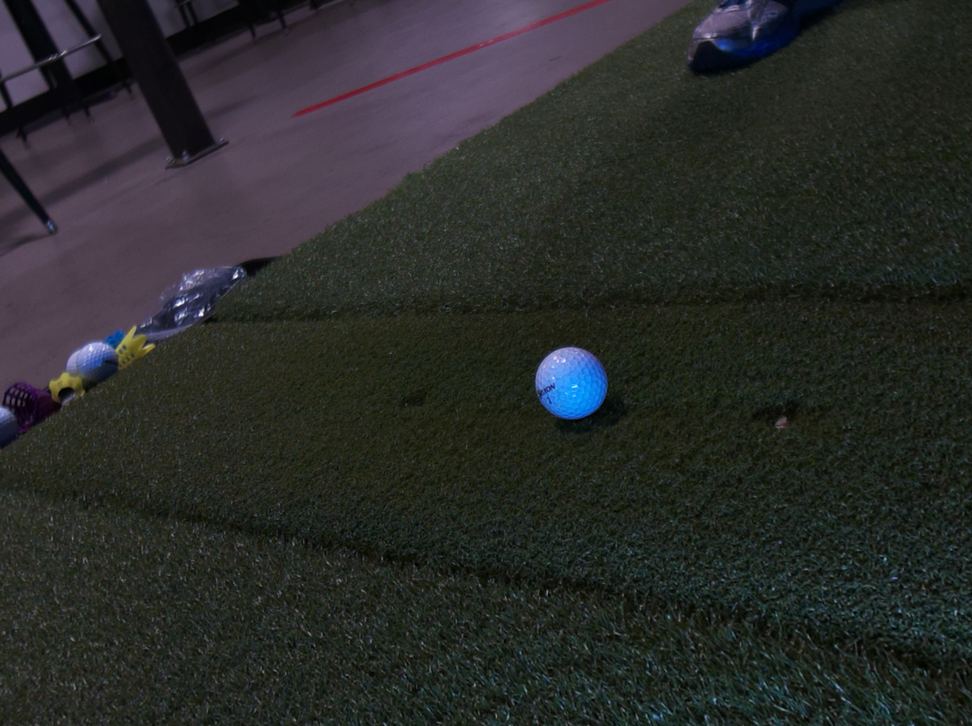
#> input picture Images/gs_log_img__log_ball_final_found_ball_img.png, 972 x 726 px, shrunk from 1456 x 1088 before the run, found by its file name
$ python test_isolate_ball.py
#> lines starting #> are read from the running program, lines starting #| are printed output that depends on the picture
### PiTracCode/Python/IsolateCode.py
import cv2
import numpy as np
import copy
from typing import Tuple
from GolfBall import GolfBall
from MaskAreaOutsideBall import mask_area_outside_ball

def isolate_ball(
    img: np.ndarray,
    ball: GolfBall
) -> Tuple[np.ndarray, GolfBall]:
    """
    Crops out a square region around the detected ball, recenters the ball metadata,
    equalizes (optional), then masks out pixels just outside the ball edge.
    If ball.x, ball.y, or ball.measured_radius_pixels are 0 or None, auto-detects them.

    Args:
        img:   Full grayscale image.
        ball:  GolfBall instance with .x, .y, .measured_radius_pixels.

    Returns:
        ball_crop:   Cropped & masked image of the ball.
        ball_local:  A copy of `ball` whose x,y coords are relative to the crop.
    """
    # Auto-detect if needed
    if not getattr(ball, 'x', None) or not getattr(ball, 'y', None) or not getattr(ball, 'measured_radius_pixels', None):
        print("[isolate_ball] Ball parameters missing, running HoughCircles...")
        circles = cv2.HoughCircles(
            img, cv2.HOUGH_GRADIENT, dp=1.2, minDist=50,
            param1=100, param2=30, minRadius=30, maxRadius=70
        )
        if circles is not None:
            circles = np.round(circles[0, :]).astype("int")
            print(f"[isolate_ball] All detected circles: {circles}")
            x, y, r = circles[0]
            print(f"[isolate_ball] Detected ball at (x={x}, y={y}), radius={r}")
            ball.x = x
            ball.y = y
            ball.measured_radius_pixels = r
        else:
            print("[isolate_ball] No ball detected in image!")
            raise ValueError("No ball detected in image!")
    else:
        print(f"[isolate_ball] Using provided ball: x={ball.x}, y={ball.y}, radius={ball.measured_radius_pixels}")

    # Make a local copy so we don't mutate the caller's ball
    ball_local = copy.deepcopy(ball)

    # 1) Compute a slightly larger radius to include a tiny border
    surround_mult = 1.05
    r1  = int(round(ball_local.measured_radius_pixels * surround_mult))
    rInc = r1 - ball_local.measured_radius_pixels

    # 2) Determine top-left corner of crop
    x1 = int(ball_local.x - r1)
    y1 = int(ball_local.y - r1)
    w  = h = 2 * r1
    print(f"[isolate_ball] Crop top-left: ({x1}, {y1}), size: {w}x{h}")

    # 3) Clip to image bounds
    x1 = max(0, min(x1, img.shape[1] - w - 1))
    y1 = max(0, min(y1, img.shape[0] - h - 1))

    # 4) Crop
    ball_crop = img[y1 : y1 + h, x1 : x1 + w].copy()

    # 5) Recenter ball coordinates in the cropped image
    new_center = int(round(rInc + ball_local.measured_radius_pixels))
    ball_local.x = new_center
    ball_local.y = new_center
    print(f"[isolate_ball] Local ball center in crop: ({ball_local.x}, {ball_local.y}), radius={ball_local.measured_radius_pixels}")

    # 6) (Optional) equalize histogram if desired
    # ball_crop = cv2.equalizeHist(ball_crop)

    # 7) Mask out just outside the ball to remove edge artifacts
    #    reference reduction factor from C++
    reference_mask_factor = 0.995
    ball_crop = mask_area_outside_ball(
        ball_crop,
        (ball_local.x, ball_local.y),
        ball_local.measured_radius_pixels,
        reference_mask_factor,
        0
    )

    return ball_crop, ball_local

### PiTracCode/Python/test_isolate_ball.py
import cv2
import numpy as np
from IsolateCode import isolate_ball
from GolfBall import GolfBall

def test_isolate_ball():
    # Load the test image
    image_path = r"C:\Users\theka\Downloads\GCFive\Images\gs_log_img__log_ball_final_found_ball_img.png"
    image = cv2.imread(image_path, cv2.IMREAD_GRAYSCALE)
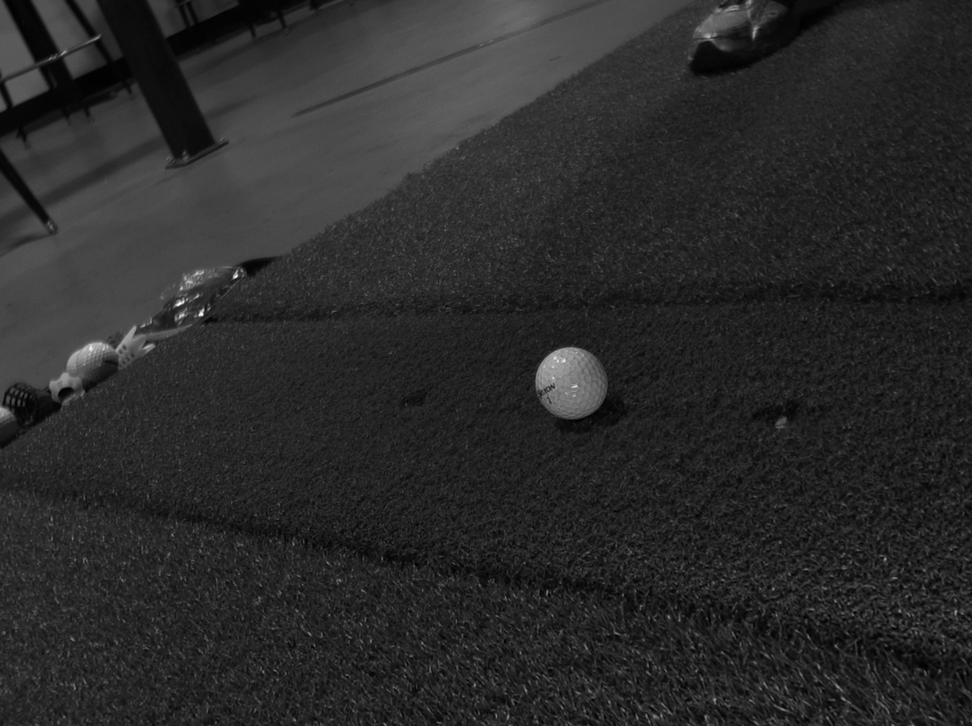
#> image: shape (726, 972); min 0, max 255, mean 42.3

    if image is None:
        print("Error: Could not load image")
        return

    # Create a dummy GolfBall object with necessary attributes
    ball = GolfBall(
        x=image.shape[1]//2,
        y=image.shape[0]//2,
        measured_radius_pixels=50,
        angles_camera_ortho_perspective=(0.0, 0.0, 0.0)
    )

    # Test the isolate_ball function
    ball_image, local_ball = isolate_ball(image, ball)
#> in isolate_ball, `ball_crop = img[y1 : y1 + h, x1 : x1 + w].copy()`:
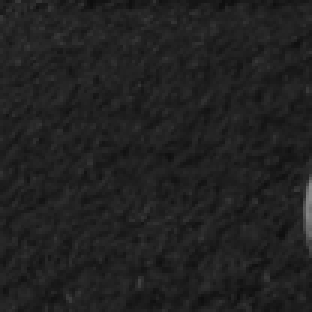
#> ball_crop: shape (104, 104) (shown 3 times larger); min 13, max 137, mean 32.8

    # Display results
    cv2.imshow("Original Image", image)
    cv2.imshow("Isolated Ball", ball_image)
    cv2.waitKey(0)
    cv2.destroyAllWindows()

    # Print information about the isolated ball
    print(f"Isolated ball shape: {ball_image.shape}")
    print(f"Local ball center: ({local_ball.x}, {local_ball.y})")
    print(f"Local ball radius: {local_ball.measured_radius_pixels}")

if __name__ == "__main__":
#> (the run stopped early here; a loop or call above may not have finished)
